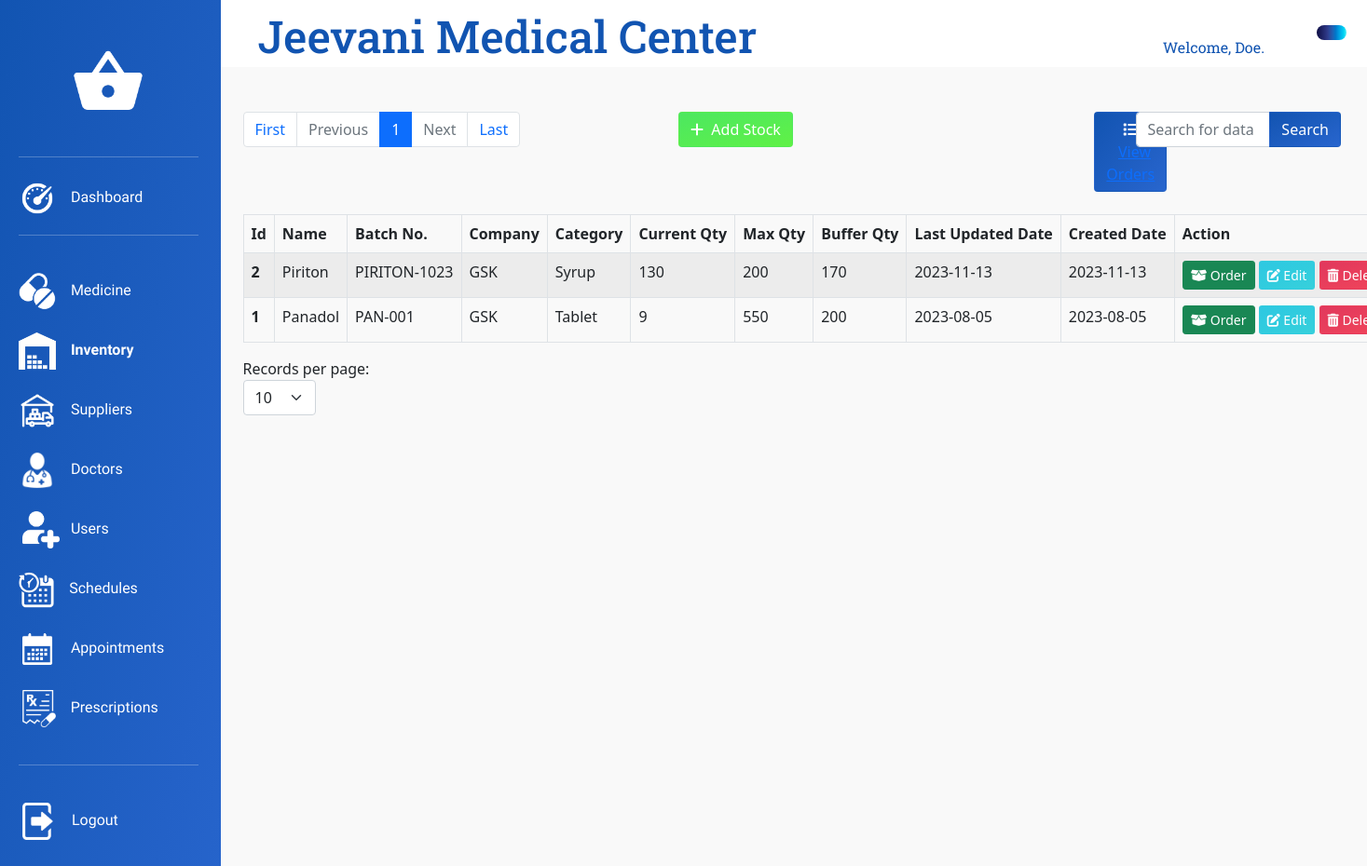
Page /View/Inventory.php (signed in) on the committed database.
### tables this page shows
CREATE TABLE `stock` (
  `stock_id` int(11) NOT NULL,
  `stock_medicine_id` int(11) NOT NULL,
  `stock_qty_max` int(11) NOT NULL,
  `stock_qty_buffer` int(11) NOT NULL,
  `stock_qty_current` int(11) NOT NULL DEFAULT 0,
  `stock_created_date` date NOT NULL,
  `stock_updated_date` date NOT NULL,
  `stock_status` int(11) NOT NULL DEFAULT 1
);

CREATE TABLE `medicine` (
  `medicine_id` int(11) NOT NULL,
  `medicine_name` varchar(256) NOT NULL,
  `medicine_batch_no` varchar(256) NOT NULL,
  `medicine_brand` varchar(256) NOT NULL,
  `medicine_company` varchar(256) NOT NULL,
  `medicine_category` varchar(256) NOT NULL,
  `medicine_size` varchar(64) NOT NULL,
  `medicine_price` decimal(12,2) NOT NULL,
  `medicine_info` text DEFAULT NULL,
  `medicine_stock_status` int(11) NOT NULL DEFAULT 0,
  `medicine_status` int(11) NOT NULL DEFAULT 1
);

### View/Inventory.php (the view, shortened to what the rows shown need)
<?php
require_once "../Model/InventoryInitializationModel.php"
?>
<!DOCTYPE html>
<html lang="en">
<head>
    <link rel="stylesheet" type="text/css" href="../bootstrap/bootstrap-5.0.2-dist/css/bootstrap.min.css">
    <link rel="stylesheet" type="text/css" href="../CSS/InventoryStyles.css">
	<link rel="stylesheet" type="text/css" href="../CSS/AdminDashboardStyles.css">
    <link rel="stylesheet" type="text/css" href="../CSS/CommonDashboardStyles.css">
    <link rel="stylesheet" type="text/css" href="../CSS/Utilities.css">
</head>
<body>
    <div class="container-fluid">
        <div class="row">
            <div class="col-10">
                <div class="row">
                    <div class="col-12 title-content">
                        <h1 class="title-text">Jeevani Medical Center</h1>
                    </div>
                </div>
                <div class="row">
                    <div class="col-12 main-content">
                        <div class="row">
                            <div class="col-12">
                                <table class="table table-striped table-hover table-bordered table-responsive">
                                    <thead>
                                        <tr>
                                            <th scope="col">Id</th>
                                            <th scope="col">Name</th>
                                            <th scope="col">Batch No.</th>
                                            <th scope="col">Company</th>
                                            <th scope="col">Category</th>
                                            <th scope="col">Current Qty</th>
                                            <th scope="col">Max Qty</th>
                                            <th scope="col">Buffer Qty</th>
                                            <th scope="col">Last Updated Date</th>
                                            <th scope="col">Created Date</th>
                                            <th scope="th-sm" id="Action">Action</th>
                                        </tr>
                                    </thead>
                                    <tbody>
                                        <?php foreach ($stocks as $stock) { ?>
                                            <tr>
                                                <th scope="row"><?php echo $stock['stock_id']; ?></th>
                                                <td id="MedicineName<?php echo $stock['stock_id']; ?>"> <?php echo $stock['medicine_name']; ?></td>
                                                <td id="MedicineBatch<?php echo $stock['stock_id']; ?>"> <?php echo $stock['medicine_batch_no']; ?></td>
                                                <td id="MedicineCompany<?php echo $stock['stock_id']; ?>"> <?php echo $stock['medicine_company']; ?></td>
                                                <td id="MedicineCategory<?php echo $stock['stock_id']; ?>"> <?php echo $stock['medicine_category']; ?></td>
                                                <td id="StockCurrent<?php echo $stock['stock_id']; ?>"> <?php echo $stock['stock_qty_current']; ?></td>
                                                <td id="StockMax<?php echo $stock['stock_id']; ?>"> <?php echo $stock['stock_qty_max']; ?></td>
                                                <td id="StockBuffer<?php echo $stock['stock_id']; ?>"> <?php echo $stock['stock_qty_buffer']; ?></td>
                                                <td id="StockUpdatedDate<?php echo $stock['stock_id']; ?>"> <?php echo $stock['stock_updated_date']; ?></td>
                                                <td id="StockCreatedDate<?php echo $stock['stock_id']; ?>"> <?php echo $stock['stock_created_date']; ?></td>
                                                <td>
                                                    <button type="button" class="btn btn-sm btn-success" name="orderButton" id="order<?php echo $stock['stock_id'] ?>" onclick="openOrderModal(this.id)"><i class="fa-solid fa-box-open"></i>&nbsp;Order</button>
                                                    <button type="button" class="btn btn-sm btn-themed-info" name="editButton" id="edit<?php echo $stock['stock_id'] ?>" onclick="openEditModal(this.id)"><i class="fa-solid fa-pen-to-square"></i>&nbsp;Edit</button>
                                                    <button type="button" class="btn btn-sm btn-themed-danger btn-action" name="deleteButton" id="del<?php echo $stock['stock_id'] ?>" onclick="openDeleteModal(this.id)"><i class="fa-solid fa-trash-can"></i>&nbsp;Delete</button>
                                                </td>
                                            </tr>
                                        <?php } ?>
                                    </tbody>
                                </table>
                            </div>
                        </div>
                    </div>
                </div>
            </div>
        </div>
    </div>
</body>
</html>

### rows in the picture
stock: stock_id "2", medicine.medicine_name "Piriton", medicine.medicine_batch_no "PIRITON-1023", medicine.medicine_company "GSK", medicine.medicine_category "Syrup", stock_qty_current "130", stock_qty_max "200", stock_qty_buffer "170", stock_updated_date "2023-11-13", stock_created_date "2023-11-13"
stock: stock_id "1", medicine.medicine_name "Panadol", medicine.medicine_batch_no "PAN-001", medicine.medicine_company "GSK", medicine.medicine_category "Tablet", stock_qty_current "9", stock_qty_max "550", stock_qty_buffer "200", stock_updated_date "2023-08-05", stock_created_date "2023-08-05"

### other values in the picture
$userName "Doe"
